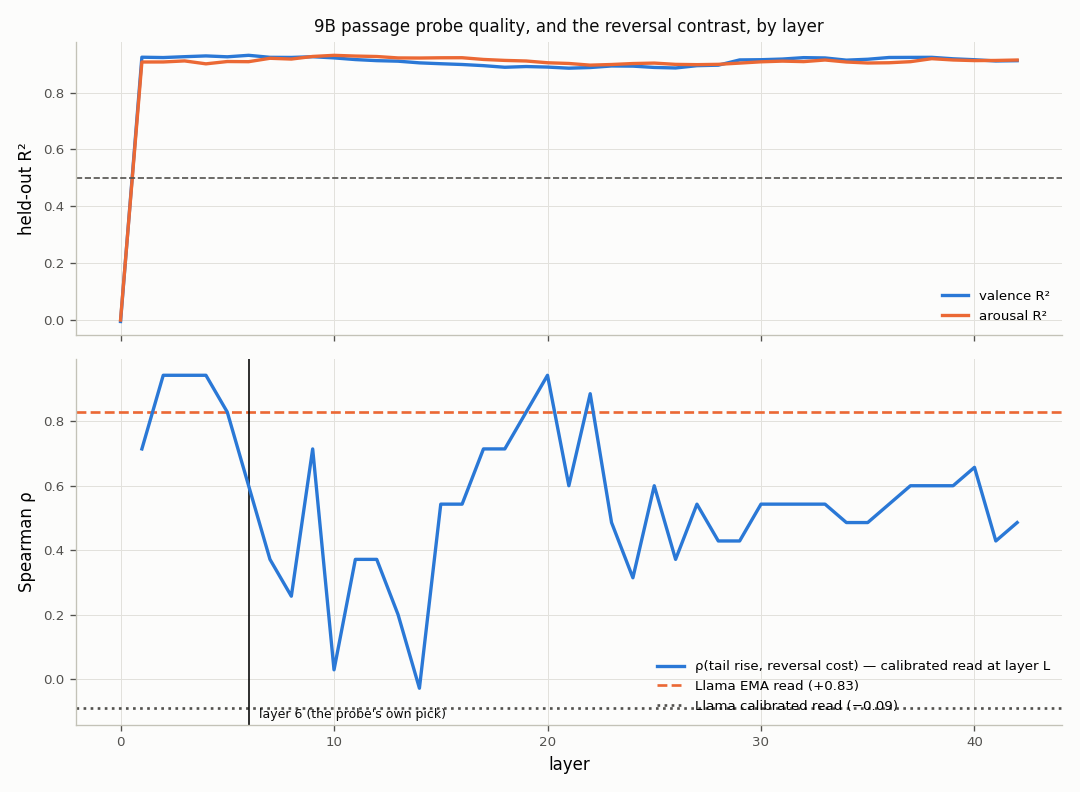

This figure's Python source:
"""layer_check — is the 9B null a shallow-probe artifact?

`reversal_test` confirmed on Llama that reversing a poem costs the pipeline's recency-weighted
metric in proportion to the poem's body-to-tail arousal rise (rho +0.83) while leaving a calibrated
whole-context read's cost unrelated to it (rho -0.09). At 9B both correlations came out null, and
the notes flagged a possible confound: the 9B passage probe selects **layer 6 of 43**, while
Llama's selects layer 15 of 17. A very shallow read may inherit the same recency character the EMA
has, which would erase the contrast by construction.

This settles it the way the lab settled the same worry for the Gemma-2B passage probe (see
`lab/EXPERIMENT_LOG.md`, 2026-08-18): re-read at every depth.

Method, one 9B pass then offline analysis:
  1. Rebuild the same 72 poems (6 constructors x 3 lengths x 4 starts), ordered and reversed.
  2. Read each at the anchor and keep the state at ALL layers -> scratch.
  3. For every layer L: train a passage probe on the saved `data_gemma9b/passage_probe` states at
     layer L (no new forward passes — they were collected at all layers), score all 144 poems,
     and recompute the reversal cost and the two correlations.
  4. Report rho(tail_rise, calibrated cost) as a function of depth, alongside each layer's
     held-out R2 so unusable rulers are visible.

If the contrast appears at deeper layers, layer 6 was the problem. If the null holds at every
usable depth, the 9B result is real and the Llama mechanism does not generalise.

Usage:
  python3 explore/reversal_test/layer_check.py --collect   # ~45 min on 9B, checkpointed
  python3 explore/reversal_test/layer_check.py --analyze
"""
import argparse
import importlib.util
import time
from pathlib import Path

import numpy as np
import pandas as pd
from scipy import stats

from spiritbench.config import load_config, REPO_ROOT
from spiritbench.listener.probe import train_probe
from spiritbench.stimuli import adapter as ad

HERE = Path(__file__).resolve().parent
SCRATCH = REPO_ROOT / "explore/scratch/reversal_layer_check"
PASSAGE_DIR = REPO_ROOT / "data_gemma9b/passage_probe"
MODEL = "unsloth/gemma-2-9b-it"
ANCH = "\nRight now everything feels"
TAIL_LINES = 4

_spec = importlib.util.spec_from_file_location("ps", REPO_ROOT / "explore/polygon_sweep/run.py")
ps = importlib.util.module_from_spec(_spec)
_spec.loader.exec_module(ps)


def poems():
    """The same 72 poems the reversal test used, ordered and reversed, plus their tail rise."""
    cfg = load_config()
    apath = str(REPO_ROOT / "data/phrase_bank/phrase_graph.json")
    art = ad.load_art(apath)
    tva = np.array(cfg["targets"]["focused"])
    out = []
    for cons in ps.CONSTRUCTORS:
        for length in ps.LENGTHS:
            for start in ps.STARTS:
                ids = ps.build(art, apath, cons, tuple(tva), start, ad.LENGTH_LINES[length], cfg, 42)
                va = np.array([art.va(i) for i in ids])
                rise = float(va[-TAIL_LINES:, 1].mean() - va[:, 1].mean())
                lines = [art.word(i) for i in ids]
                for orient, seq in (("ordered", lines), ("reversed", lines[::-1])):
                    out.append(dict(constructor=cons, length=length, variant=f"{length}/{start}",
                                    orient=orient, tail_rise=rise, text=".\n".join(seq)))
    return out, tva


def collect():
    from spiritbench.listener.model import HiddenStateModel
    SCRATCH.mkdir(parents=True, exist_ok=True)
    recs, _ = poems()
    meta = pd.DataFrame([{k: v for k, v in r.items() if k != "text"} for r in recs])
    meta.to_csv(SCRATCH / "meta.csv", index=False)
    cfg = load_config()
    pre = cfg["preamble"]
    model = HiddenStateModel(MODEL, device=cfg["device"])
    t0 = time.time()
    CHUNK = 24
    for start in range(0, len(recs), CHUNK):
        cpath = SCRATCH / f"states_{start:04d}.npy"
        if cpath.exists():
            continue
        block = [model.hidden_states(pre + r["text"] + ANCH)[:, -1, :].astype(np.float32)
                 for r in recs[start:start + CHUNK]]
        np.save(cpath, np.stack(block))
        print(f"  states {start}-{start + len(block)}/{len(recs)}  {time.time() - t0:.0f}s", flush=True)
    print(f"collected ({(time.time() - t0) / 60:.1f} min)", flush=True)


def analyze():
    meta = pd.read_csv(SCRATCH / "meta.csv")
    S = np.concatenate([np.load(f) for f in sorted(SCRATCH.glob("states_*.npy"))])
    assert len(S) == len(meta), f"{len(S)} states vs {len(meta)} rows"
    pass_states = np.concatenate([np.load(f) for f in sorted(PASSAGE_DIR.glob("states_*.npy"))])
    labels = np.load(PASSAGE_DIR / "labels.npy")
    _, tva = poems()
    n_layers = S.shape[1]
    print(f"{len(S)} poem states x {n_layers} layers; probe training set {pass_states.shape}", flush=True)

    rows = []
    for L in range(n_layers):
        p = train_probe(pass_states[:, L:L + 1], labels[:, 0], labels[:, 1],
                        alpha=1e3, test_frac=0.2)
        pred = p.predict(S[:, L])
        err = np.linalg.norm(pred - tva, axis=1)
        d = meta.copy()
        d["err"] = err
        w = d.pivot_table(index=["constructor", "variant", "tail_rise"], columns="orient",
                          values="err").reset_index()
        w["cost"] = w["reversed"] - w["ordered"]
        agg = w.groupby("constructor").agg(tail_rise=("tail_rise", "mean"), cost=("cost", "mean"))
        rho = stats.spearmanr(agg.tail_rise, agg.cost)
        rows.append(dict(layer=L, r2_v=p.r2_v, r2_a=p.r2_a, mean_cost=w.cost.mean(),
                         rho_tailrise_cost=rho.statistic, p=rho.pvalue,
                         valley_cost=float(agg.cost["valley"])))
    df = pd.DataFrame(rows)
    df.to_csv(HERE / "layer_check_9b.csv", index=False)
    usable = df[df.r2_v > 0.5]
    print("\nlayer sweep (usable layers, held-out valence R2 > 0.5):")
    print(usable[["layer", "r2_v", "r2_a", "mean_cost", "valley_cost", "rho_tailrise_cost", "p"]]
          .round(3).to_string(index=False))
    print(f"\nLlama reference: rho(tail_rise, calibrated cost) = -0.09; "
          f"rho(tail_rise, EMA cost) = +0.83")
    print(f"9B across {len(usable)} usable layers: rho ranges "
          f"{usable.rho_tailrise_cost.min():+.2f} to {usable.rho_tailrise_cost.max():+.2f}, "
          f"median {usable.rho_tailrise_cost.median():+.2f}")
    print(f"  layers where rho > +0.60 (i.e. behaving like the EMA read): "
          f"{(usable.rho_tailrise_cost > 0.6).sum()}/{len(usable)}")
    print(f"  valley reversal cost ranges {usable.valley_cost.min():.3f} to "
          f"{usable.valley_cost.max():.3f} (EMA read: 0.150)")

    import matplotlib
    matplotlib.use("Agg")
    import matplotlib.pyplot as plt
    BLUE, ORANGE, INK, MUTED, GRID = "#2a78d6", "#eb6834", "#0b0b0b", "#52514e", "#e2e1dc"
    fig, (a1, a2) = plt.subplots(2, 1, figsize=(9, 6.6), dpi=120, sharex=True,
                                 gridspec_kw={"height_ratios": [1, 1.25]})
    fig.patch.set_facecolor("#fcfcfb")
    a1.plot(df.layer, df.r2_v, color=BLUE, lw=2, label="valence R²")
    a1.plot(df.layer, df.r2_a, color=ORANGE, lw=2, label="arousal R²")
    a1.axhline(0.5, color=MUTED, lw=1, ls="--")
    a1.set_ylabel("held-out R²")
    a1.set_title("9B passage probe quality, and the reversal contrast, by layer", fontsize=10, color=INK)
    a1.legend(frameon=False, fontsize=8, loc="lower right")
    a2.plot(df.layer, df.rho_tailrise_cost, color=BLUE, lw=2, zorder=3,
            label="ρ(tail rise, reversal cost) — calibrated read at layer L")
    a2.axhline(0.83, color=ORANGE, lw=1.6, ls="--", zorder=2, label="Llama EMA read (+0.83)")
    a2.axhline(-0.09, color=MUTED, lw=1.6, ls=":", zorder=2, label="Llama calibrated read (−0.09)")
    a2.axvline(6, color=INK, lw=1, zorder=2)
    a2.annotate("layer 6 (the probe's own pick)", (6, a2.get_ylim()[0]), xytext=(6, 4),
                textcoords="offset points", fontsize=7.5, color=INK)
    a2.set_xlabel("layer"); a2.set_ylabel("Spearman ρ")
    a2.legend(frameon=False, fontsize=8, loc="lower right")
    for ax in (a1, a2):
        ax.set_facecolor("#fcfcfb")
        ax.grid(color=GRID, lw=.6, zorder=0)
        for s_ in ("top", "right"):
            ax.spines[s_].set_visible(False)
        for s_ in ("left", "bottom"):
            ax.spines[s_].set_color("#c3c2b7")
        ax.tick_params(colors=MUTED, labelsize=8)
    fig.tight_layout()
    fig.savefig(HERE / "layer_check.png", facecolor=fig.get_facecolor())
    print("\nwrote layer_check_9b.csv layer_check.png")


def main():
    ap = argparse.ArgumentParser()
    ap.add_argument("--collect", action="store_true")
    ap.add_argument("--analyze", action="store_true")
    args = ap.parse_args()
    if args.collect or not args.analyze:
        collect()
    if args.analyze or not args.collect:
        analyze()


if __name__ == "__main__":
    main()
